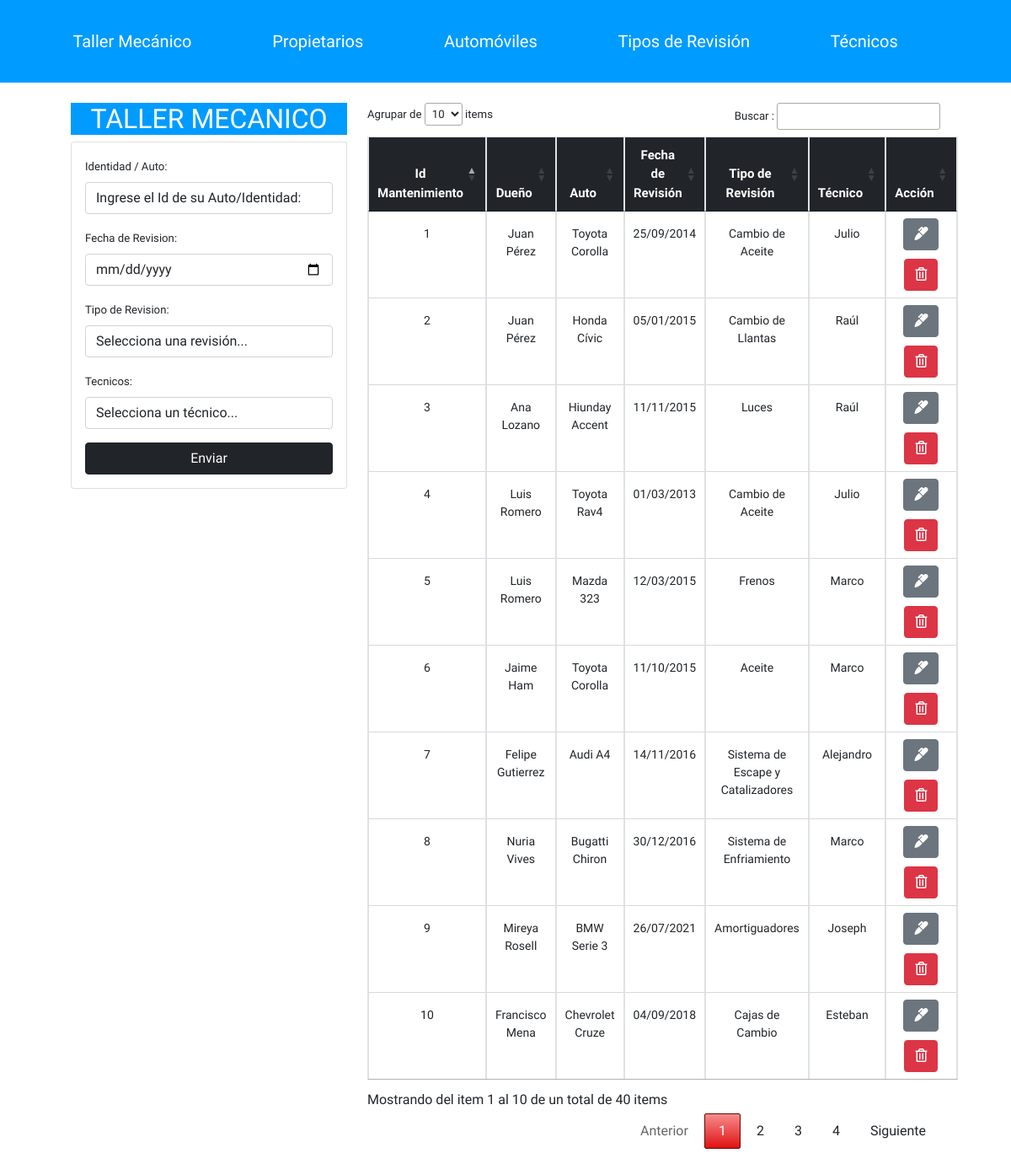
Screenshot of /taller_mecanico/index.php with the database file from the repository.
### tables this page shows
CREATE TABLE IF NOT EXISTS `mantenimiento` (
  `IdMantenimiento` int(11) NOT NULL AUTO_INCREMENT,
  `IdAuto` int(11) NOT NULL,
  `Fecha_Revision` date NOT NULL,
  `IdTipo_Revision` int(11) NOT NULL,
  `IdTecnico` int(11) NOT NULL,
  PRIMARY KEY (`IdMantenimiento`),
  KEY `FK_mantenimiento_auto_ID_idx` (`IdAuto`),
  KEY `FK_mantenimiento_tipoRevision_ID_idx` (`IdTipo_Revision`),
  KEY `FK_mantenimiento_tecnico_ID_idx` (`IdTecnico`)
);

CREATE TABLE IF NOT EXISTS `propietarios` (
  `Identidad` int(11) NOT NULL,
  `Nombre_Propietario` varchar(255) NOT NULL,
  PRIMARY KEY (`Identidad`)
);

CREATE TABLE IF NOT EXISTS `automoviles` (
  `IdAuto` int(11) NOT NULL AUTO_INCREMENT,
  `Identidad` int(20) NOT NULL,
  `Marca` varchar(100) NOT NULL,
  `Modelo` varchar(100) NOT NULL,
  `Anio` int(4) NOT NULL,
  PRIMARY KEY (`IdAuto`),
  KEY `FK_auto_propietario_ID_idx` (`Identidad`)
);

CREATE TABLE IF NOT EXISTS `tipo_revision` (
  `IdTipo_Revision` int(11) NOT NULL AUTO_INCREMENT,
  `Tipo_Revision` varchar(100) NOT NULL,
  PRIMARY KEY (`IdTipo_Revision`)
);

CREATE TABLE IF NOT EXISTS `tecnicos` (
  `IdTecnico` int(11) NOT NULL AUTO_INCREMENT,
  `Nombre_Tecnico` varchar(100) NOT NULL,
  PRIMARY KEY (`IdTecnico`)
);

### taller_mecanico/index.php (the view, shortened to what this page needs)
<?php include("db.php")?>
<?php include("Includes/header.php")?>
<div class="container p-4">
<div class="row">
        <div class="col-md-4"><div class="titulo">
        <CENTER><H2>TALLER MECANICO</H2></CENTER></div>
            <div class="card card-body">
                <form action="save_register.php" method = "POST">
                    <div class="form-group">
                        <label>Identidad / Auto:</label>
                        <select name = 'IdAuto_Index' class = "form-control">
                        <option value="0">Ingrese el Id de su Auto/Identidad:</option>
                         </select>
                    </div>
                    <div class="form-group">
                        <label>Fecha de Revision:</label>
                        <input type = "date" name="Fecha_Revision" class = "form-control"
                        placeholder = "Ingrese una fecha">
                    </div>
                    <div class="form-group">
                        <label>Tipo de Revision:</label><br>
                        <select name="Lista_Revision" class = "form-control">
                            <option value="0" Selected>Selecciona una revisi&oacute;n...</option>
                        </select>
                    </div>
                    <div class="form-group">
                        <label>Tecnicos:</label><br>
                        <select name="Lista_Tecnicos" required class = "form-control">
                            <option value="0" Selected>Selecciona un t&eacute;cnico...</option>
                        </select>
                    </div>
                    <div class="d-grid">
                    <input type="submit" class = "btn btn-dark btn-block"
                    name = "save_register" value = "Enviar">
                    </div>
                </form>
            </div>
        </div>
        <div class="col-md-8">
            <table id = "tabla" class = "table table-bordered row-border">
                <thead class = "btn-dark">
                    <tr>
                        <th>Id Mantenimiento</th>
                        <th>Dueño</th>
                        <th>Auto</th>
                        <th>Fecha de Revisi&oacute;n</th>
                        <th>Tipo de Revisi&oacute;n</th>
                        <th>T&eacute;cnico</th>
                        <th>Acci&oacute;n</th>
                    </tr>
                </thead>
                <tbody>
                    <?php
                    $query = "SELECT * FROM mantenimiento";
                    $result_taller = mysqli_query($conn,$query);
                    while($row = mysqli_fetch_array($result_taller)){
                        $idMante = $row['IdTecnico'];
                        $conTec = "SELECT * FROM tecnicos where IdTecnico = $idMante";
                        $EnvConTec = mysqli_query($conn,$conTec);
                        $Tec = mysqli_fetch_array($EnvConTec);
                        $idTipRev = $row['IdTipo_Revision'];
                        $conTipRev = "SELECT * FROM tipo_revision where IdTipo_Revision = $idTipRev";
                        $EnvConTipRev = mysqli_query($conn,$conTipRev);
                        $Nom = mysqli_fetch_array($EnvConTipRev);
                        $idTipAuto = $row['IdAuto'];
                        $conIdAuto = "SELECT * from automoviles where IdAuto = $idTipAuto";
                        $EnvConIdAuto = mysqli_query($conn,$conIdAuto);
                        $IdProp = mysqli_fetch_array($EnvConIdAuto);
                        $identidad = $IdProp['Identidad'];
                        $conProp = "SELECT * FROM propietarios where Identidad = $identidad";
                        $EnvConProp = mysqli_query($conn,$conProp);
                        $NomProp = mysqli_fetch_array($EnvConProp);
                        $conAuto = "SELECT * from automoviles where IdAuto = $idTipAuto";
                        $EnvConAuto = mysqli_query($conn,$conAuto);
                        $conMarcaModelo = mysqli_fetch_array($EnvConAuto);
                        $Mante = $row['IdMantenimiento'];
                        $CONSULTA = "SELECT * From mantenimiento where IdMantenimiento = $Mante";
                        $conFecha = mysqli_query($conn,$CONSULTA);
                        $ConsulFecha = "SELECT DATE_FORMAT(Fecha_Revision,'%d/%m/%Y') as Fecha from mantenimiento where IdMantenimiento = $Mante";
                        $EnvConFecha = mysqli_query($conn,$ConsulFecha);
                        $convertida = mysqli_fetch_array($EnvConFecha);
                        ?>
                        <div class="alinear">
                        <tr>
                            <td><?php echo $row['IdMantenimiento'] ?></td>
                            <td><?php echo $NomProp['Nombre_Propietario']?></td>
                            <td><?php echo $conMarcaModelo['Marca'], " ",$conMarcaModelo['Modelo']?></td>
                            <td><?php echo $convertida['Fecha'] ?></td>
                            <td><?php echo $Nom['Tipo_Revision'] ?></td>
                            <td><?php echo $Tec['Nombre_Tecnico'] ?></td>
                            <td><div class="enlace">
                                <a href="edit.php?id_Edit_Index=<?php echo $row['IdMantenimiento']?>" class = "btn btn-secondary">
                                    <i class = "fas fa-marker"></i>
                                </a></div>
                                <a href="delete_register.php?id_Del_Index=<?php echo $row['IdMantenimiento']?>" class = "btn btn-danger">
                                    <i class = "far fa-trash-alt"></i>
                                </a>
                            </td>
                        </tr>
                        </div>
                   <?php }?>
                </tbody>
            </table>
        </div>
    </div>
</div>
<?php include("Includes/footer.php");?>

### taller_mecanico/estilos.css (style rules this page uses)
* { margin: 0; box-sizing: border-box; padding: 0; }
body { font-family: 'Andada Pro', serif; background-color: #ffffff; }
a { color: #ffffff; text-decoration: #ffffff; list-style: none; }
.table.table-bordered th { text-align: center; color: #fff; font-size: 15px; }
.table.table-bordered td { background-color: #fff; text-align: center; vertical-align: 18px; font-size: 14px; }
.container { width: 90%; margin: auto; }
.enlace { padding-bottom: 10px; }
.titulo { background: #009BFF; color: #fff; }

### rows the page displays
mantenimiento: IdMantenimiento "1", propietarios.Nombre_Propietario "Juan Pérez", IdAuto.Marca "Toyota", IdAuto.Modelo "Corolla", Fecha "25/09/2014", IdTipo_Revision.Tipo_Revision "Cambio de Aceite", IdTecnico.Nombre_Tecnico "Julio"
mantenimiento: IdMantenimiento "2", propietarios.Nombre_Propietario "Juan Pérez", IdAuto.Marca "Honda", IdAuto.Modelo "Cívic", Fecha "05/01/2015", IdTipo_Revision.Tipo_Revision "Cambio de Llantas", IdTecnico.Nombre_Tecnico "Raúl"
mantenimiento: IdMantenimiento "3", propietarios.Nombre_Propietario "Ana Lozano", IdAuto.Marca "Hiunday", IdAuto.Modelo "Accent", Fecha "11/11/2015", IdTipo_Revision.Tipo_Revision "Luces", IdTecnico.Nombre_Tecnico "Raúl"
mantenimiento: IdMantenimiento "4", propietarios.Nombre_Propietario "Luis Romero", IdAuto.Marca "Toyota", IdAuto.Modelo "Rav4", Fecha "01/03/2013", IdTipo_Revision.Tipo_Revision "Cambio de Aceite", IdTecnico.Nombre_Tecnico "Julio"
mantenimiento: IdMantenimiento "5", propietarios.Nombre_Propietario "Luis Romero", IdAuto.Marca "Mazda", IdAuto.Modelo "323", Fecha "12/03/2015", IdTipo_Revision.Tipo_Revision "Frenos", IdTecnico.Nombre_Tecnico "Marco"
mantenimiento: IdMantenimiento "6", propietarios.Nombre_Propietario "Jaime Ham", IdAuto.Marca "Toyota", IdAuto.Modelo "Corolla", Fecha "11/10/2015", IdTipo_Revision.Tipo_Revision "Aceite", IdTecnico.Nombre_Tecnico "Marco"
mantenimiento: IdMantenimiento "7", propietarios.Nombre_Propietario "Felipe Gutierrez", IdAuto.Marca "Audi", IdAuto.Modelo "A4", Fecha "14/11/2016", IdTipo_Revision.Tipo_Revision "Sistema de Escape y Catalizadores", IdTecnico.Nombre_Tecnico "Alejandro"
mantenimiento: IdMantenimiento "8", propietarios.Nombre_Propietario "Nuria Vives", IdAuto.Marca "Bugatti", IdAuto.Modelo "Chiron", Fecha "30/12/2016", IdTipo_Revision.Tipo_Revision "Sistema de Enfriamiento", IdTecnico.Nombre_Tecnico "Marco"
mantenimiento: IdMantenimiento "9", propietarios.Nombre_Propietario "Mireya Rosell", IdAuto.Marca "BMW", IdAuto.Modelo "Serie 3", Fecha "26/07/2021", IdTipo_Revision.Tipo_Revision "Amortiguadores", IdTecnico.Nombre_Tecnico "Joseph"
mantenimiento: IdMantenimiento "10", propietarios.Nombre_Propietario "Francisco Mena", IdAuto.Marca "Chevrolet", IdAuto.Modelo "Cruze", Fecha "04/09/2018", IdTipo_Revision.Tipo_Revision "Cajas de Cambio", IdTecnico.Nombre_Tecnico "Esteban"
